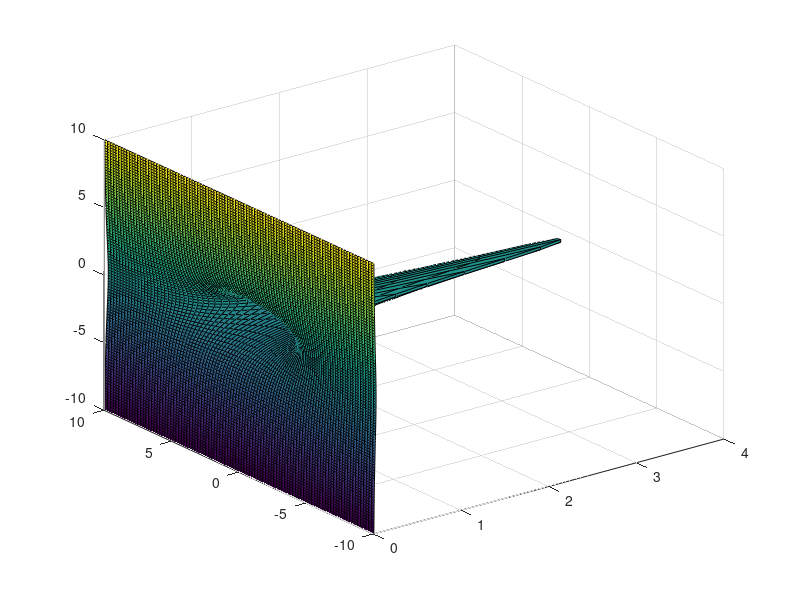

Reproduce this figure in MATLAB.
F = @(x, y) 4 ./ ((x-1).^2 + 4.*y.^2 + 1);
f = @(x, y) [-4 * 2.*(x-1) / ((x-1).^2 + 4.*y.^2 + 1).^2,
             -4 * 8.*y / ((x-1).^2 + 4.*y.^2 + 1).^2];
J = @(x, y) [32.*(x-1).^2/((x-1).^2 + 4.*y.^2 + 1).^3 - 8/((x-1).^2 + 4.*y.^2 + 1).^2, 128.*(x-1).*y/((x-1).^2 + 4.*y.^2 + 1).^3;
    128.*(x-1).*y/((x-1).^2 + 4.*y.^2 + 1).^3, 512.*y.^2/((x-1).^2 + 4.*y.^2 + 1).^3 - 32/((x-1).^2 + 4.*y.^2 + 1).^2];

% Graf
u = linspace(-10, 10, 100);
v = linspace(-10, 10, 100);
[U, V] = meshgrid(u,v);
surf(F(U,V), U, V);

% Newton-Rhapson
a = [-5 -5];
b = [5 5];
x = 0;
y = 0;
k = 1;
kmax = 2000;
err = 1;

tic
while err > 10^-5 && k < kmax
    A = J(x(k), y(k));
    s = linsolve(A, -f(x(k), y(k)));
    x(k+1) = s(1) + x(k);
    y(k+1) = s(2) + y(k);
    if x(k+1) < a(1) || x(k+1) > b(1)
      x(k+1) = a(1) + (b(1)-a(1)) *rand;
    endif
    if y(k+1) < a(2) || y(k+1) > b(2)
      y(k+1) = a(2) + (b(2)-a(2)) *rand;
    endif
    z = [x(k) y(k)]';
    zprime = [x(k+1) y(k+1)]';
    err = norm(z-zprime);
    k = k + 1;
end
toc

fprintf('%i iteracoes\n', k);
fprintf("Solucao:\nx = %d \n", round(x(k) * 100 / 100));
fprintf("y = %d \n", round(y(k) * 100 / 100));
